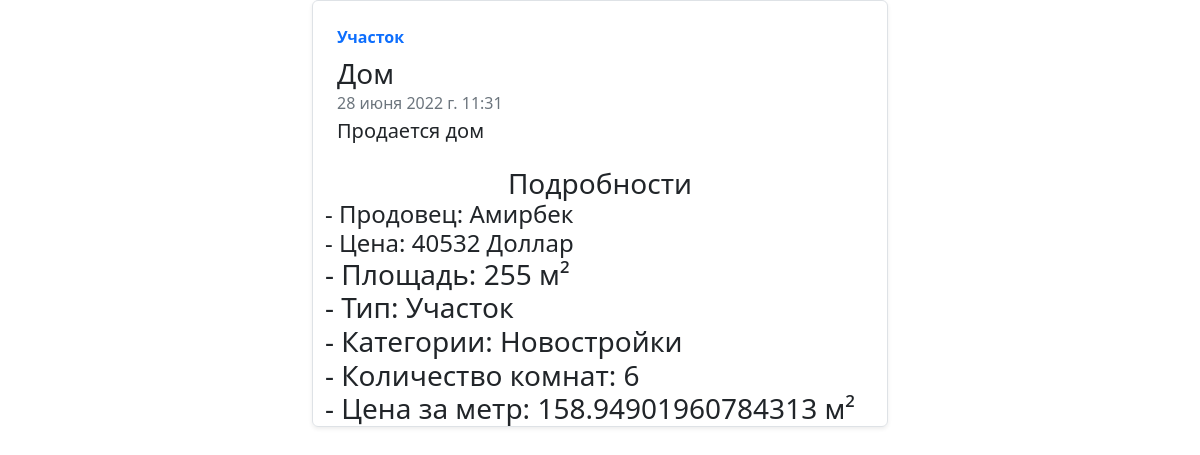
The page /estates/6 (signed in) on the database as committed earlier.
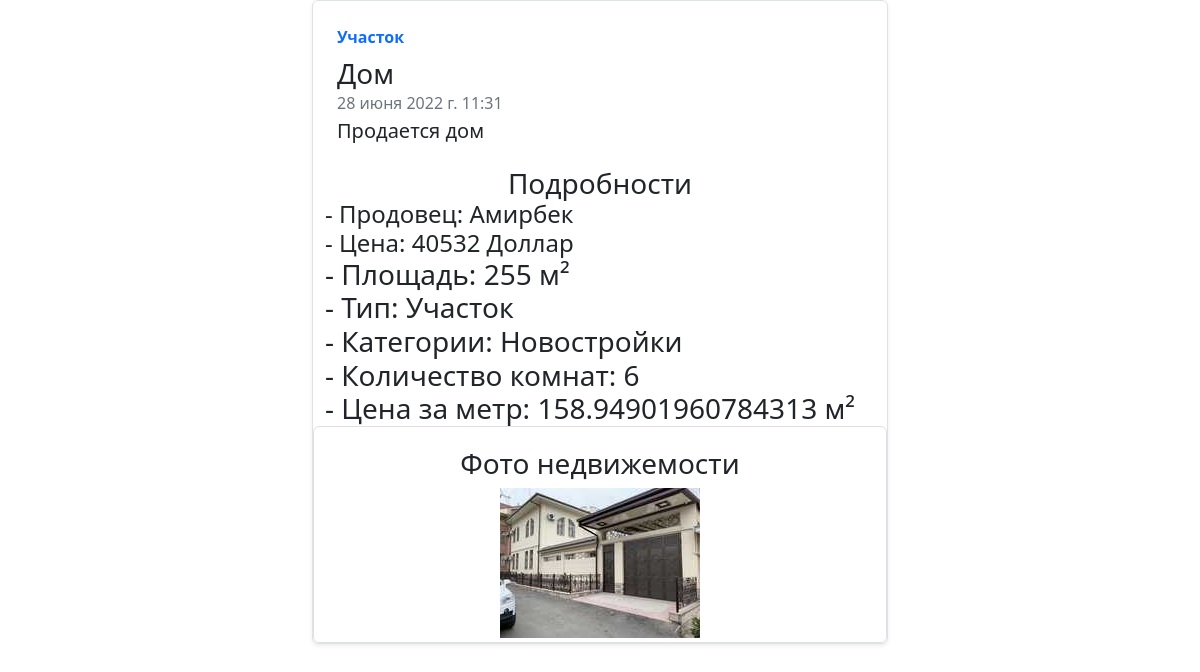
The same page on the database as committed later.
### main/models.py (models this page shows, shortened)
class Category(models.Model):
    name = models.CharField(verbose_name="Категории", max_length=64)

class Photo(models.Model):
    img = models.ImageField()
    estate = models.ForeignKey(Estate, on_delete=models.CASCADE, related_name='photos')

### main/views.py (the view)
# urls.py: path('estates/<int:pk>', views.estate_detail, name="estate_detail"),
def estate_detail(request, pk):
    estate = Estate.objects.get(pk=pk)
    photos = Photo.objects.filter(estate__pk=pk)
    return render(request, 'estate_detail.html', {'estate': estate, 'photos': photos})

### main/models.py (called while the page is built)
    def __str__(self):
        return self.name

    def get_price_per_meter(self):
        return f'{self.price / self.area} м²'

    def get_title(self):
        return self.title if self.title else f'{self.area} м², {self.room_amount} комнат'

### main/templates/estate_detail.html (shortened to what this page needs)
{% extends "base.html" %}
{% block body %}
{% if user.is_authenticated %}
  <div class="col-md-6 container">
    <div class="row g-0 border rounded overflow-hidden flex-md-row mb-4 shadow-sm h-md-250 position-relative">
      <div class="col p-4 d-flex flex-column position-static">
        <strong class="d-inline-block mb-2 text-primary">{{ estate.type }}</strong>
        <h3 class="mb-0">{{ estate.get_title }}</h3>
        <div class="mb-1 text-muted">{{ estate.created_date }}</div>
        <p class="card-text mb-auto h5">{{ estate.description}}</p>
      </div>
        <div class="container">
          <p class="card-text mb-auto text-center h3">Подробности</p>
          <p class="card-text mb-auto h4">- Продовец: {{ estate.author }}</p>
          <p class="card-text mb-auto h4">- Цена: {{ estate.price }} {{ estate.currency }}</p>
          <p class="card-text mb-auto h3">- Площадь: {{ estate.area }} м²</p>
          <p class="card-text mb-auto h3">- Тип: {{ estate.type }} </p>
          {% for category in estate.categories.all %}
              <p class="card-text mb-auto h3">- Категории: {{ category.name }}</p>
          {% endfor %}
          <p class="card-text mb-auto h3">- Количество комнат: {{ estate.room_amount }}</p>
          <p class="card-text mb-auto h3">- Цена за метр: {{ estate.get_price_per_meter }}</p>
        </div>
      {% for photo in photos.all %}
        <div class="img-thumbnail text-center container">
          <p class="h3 mt-3">Фото недвижемости</p>
          <img src="{{ photo.img.url }}" alt="">
        </div>
      {% endfor %}
    </div>
  </div>
{% endif %}
{% endblock %}

Rows that differ between the two databases and show on the page:
added Photo: img (picture)
